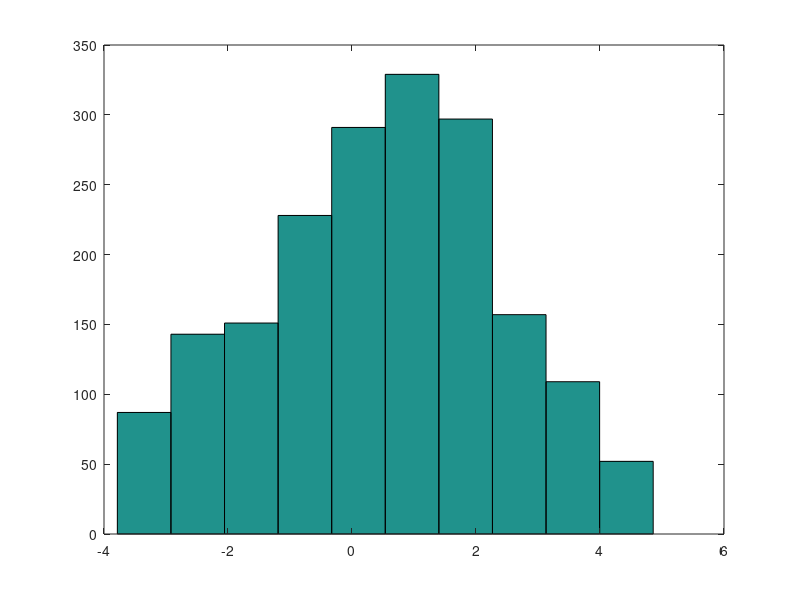

Source code (MATLAB):
% Author Manu
%Part B
x1=rand(200,1);
y1=-3*x1-0.2;
x2=rand(400,1);
y2=2*x2+0.4;
x3=rand(200,1);
y3=-2.9*x3-0.9;
x4=rand(400,1);
y4=4*x4+0.3;
x5=rand(200,1);
y5=x5-0.7;
x6=rand(60,1);
y6=4.3*x6+0.6;
x7=rand(60,1);
y7=-4.3*x7+0.6;
x8=rand(60,1);
y8=2.8*x8+0.8;
x9=rand(60,1);
y9=-2.2*x9+0.9;
x10=rand(60,1);
y10=3.3*x10+0.1;
x11=rand(60,1);
y11=-3.3*x11+0.35;
x12=rand(60,1);
y12=-0.9*x12+0.35;
x13=rand(12,1);
y13=-3*x13+0.35;
x14=rand(12,1);
y14=2*x14+0.1;
 
z=[y1;y2;y3;y4;y5;y6;y7;y8;y9;y10;y11;y12;y13;y14];
hist(z)
